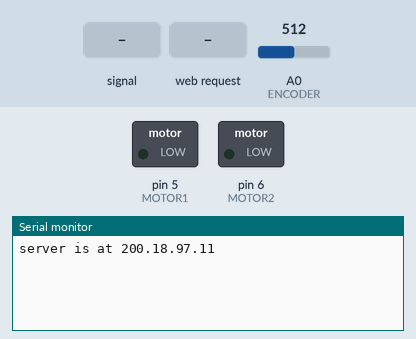
Simulated run of this sketch. Board: Arduino Uno, built with avr-gcc and run on an emulated ATmega328P. On the bench: switched loads named in the sketch (green lamp = pin HIGH), the last lines printed to the serial monitor. Inputs (shaded band) come from the test bench; at power-on: A0 (ENCODER) = 512. WiFi joins after 1.5 s; servers stay silent unless stated.

Above: at 1.25 s.
1.3 s: A0 (ENCODER) fed a 200 Hz sine of ±81 counts around its level
2.8 s: HTTP request GET /pid_slow received
At 4.0 s:
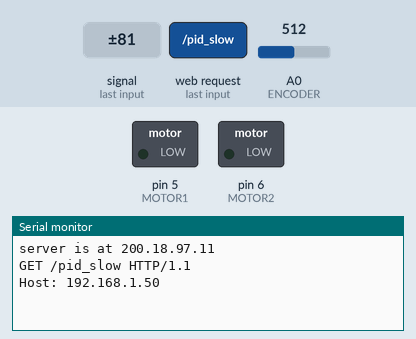
4.3 s: HTTP request GET /pid_medium received
At 5.3 s:
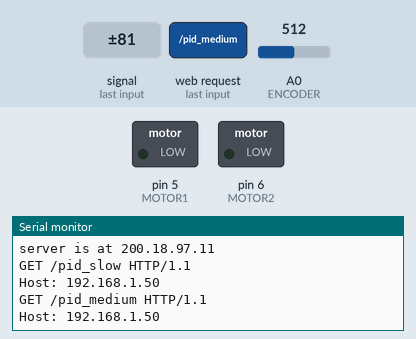
5.8 s: HTTP request GET /pid_fast received
At 6.4 s:
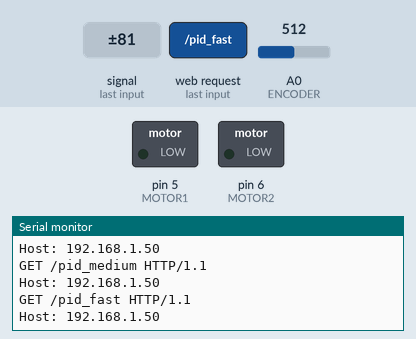

The sketch:

class5.ino
```cpp
/*
  Web Server
 A simple web server that shows the value of the analog input pins.
 using an Arduino Wiznet Ethernet shield.
 Circuit:
 * Ethernet shield attached to pins 10, 11, 12, 13
 * Analog inputs attached to pins A0 through A5 (optional)
 created 18 Dec 2009
 by David A. Mellis
 modified 9 Apr 2012
 by Tom Igoe
 modified 02 Sept 2015
 by Arturo Guadalupi
 Besides that, this project was modified by Matheus Vrech and Bruna Zamith for university classes purpose, enjoy it
 */

/*
 * Libraries and Definitions
 *****************************************************/
#include <SPI.h>
#include <Ethernet.h>
#include <Wire.h>

/*
 * Ethernet Configuration
 *****************************************************/
byte mac[] = {
  0xDE, 0xAD, 0xBE, 0xEF, 0xFE, 0xED
};

IPAddress ip(200, 18, 97, 11);
EthernetServer server(80);

/*
 * Motor Configuration
 *****************************************************/
#define MOTOR1 5
#define MOTOR2 6
#define ENCODER A0

/*
 * Variaveis Gerais
 *****************************************************/
int _direction = 1,
    _speed = 0,
    _selectSpeed = 0,
    _sensorSpeed = 0,
    _time = 0,
    _error, _prevError,
    KP = 1,
    KI = 1,
    KD = 1,
    _integral, _derivada;

/*
 * Setup
 *****************************************************/
void setup() {
  Serial.begin(9600);
  while (!Serial) {}
  Ethernet.begin(mac, ip);
  server.begin();
  Serial.print("server is at ");
  Serial.println(Ethernet.localIP());

  pinMode(MOTOR1, OUTPUT);
  pinMode(MOTOR2, OUTPUT);
}

/*
 * Loop
 *****************************************************/
void loop() {
  _time = millis();

  EthernetClient client = server.available();
  /* Get the http packet */
  String readString;
  if (client) {
    boolean currentLineIsBlank = true;
    while (client.connected()) {
      if (client.available()) {
        char c = client.read();

         Serial.write(c);

        /* Store the entire packet */
        if (readString.length() < 100) {
          readString += c;
        }

        /* Receive GET commands */
        /* working with our motor right now */
        else if (readString.indexOf("pid_slow") > 0) {
          _selectSpeed = 160;
          client.println("HTTP/1.1 200 OK");
          break;
        }
        else if (readString.indexOf("pid_medium") > 0) {
          _selectSpeed = 200;
          client.println("HTTP/1.1 200 OK");
          break;
        }
        else if (readString.indexOf("pid_fast") > 0) {
          _selectSpeed = 255;
          client.println("HTTP/1.1 200 OK");
          break;
        }
        else if (readString.indexOf("pid_stop") > 0) {
          _selectSpeed = 0;
          client.println("HTTP/1.1 200 OK");
          break;
        }
        else if (readString.indexOf("pid_reverse") > 0) {
          _direction = _direction ? -1 : 1;
          client.println("HTTP/1.1 200 OK");
          break;
        }
        /* end of motor functions */
        if (c == '\n' && currentLineIsBlank) {
          client.println("HTTP/1.1 200 OK");
          client.println("Content-Type: text/html");
          client.println("Connection: keep-alive");
          //client.println("Refresh: 5");  // refresh the page automatically every 5 sec
          client.println();
          client.println("<!DOCTYPE HTML>");
          client.println("<html>");
          client.println("<head></head>");
          /* easter egg for ninjas */
          client.println("<body>i'm a happy arduino, and you found my easter egg!<br>curiosity will kill you anyway.</body>");
          client.println("</html>");
        }
        if (c == '\n') {
          currentLineIsBlank = true;
        } else if (c != '\r') {
          currentLineIsBlank = false;
        }
      }
    }

    /* wait for something: nothing at all*/
    delay(1);
    //client.stop();
    //Serial.println("client disconnected");
  }
  _sensorSpeed = analogRead(ENCODER);
  _sensorSpeed = map(_sensorSpeed, 0, 45, 0, 255);
  _prevError = _error;
  _error = _speed - _sensorSpeed;
  _integral = _integral + (_error*_time);
  _derivada = (_error - _prevError)/_time;
  KP = _error*KP;
  KI = KI*_integral;
  KD = KD*_derivada;
  _speed = _selectSpeed + KP + KI + KD;
    if(_direction == 1){
    analogWrite(MOTOR1,_speed);
    analogWrite(MOTOR2,0);
  }
  else if(_direction == -1){
    analogWrite(MOTOR1,0);
    analogWrite(MOTOR2,_speed);
  }

  _time = millis() - _time;
}
```

Measured:
- after the input at 2.8 s, the serial monitor: prints a new line at once (image 1)
- after the input at 4.3 s, the serial monitor: prints a new line at once (image 2)
- after the input at 5.8 s, the serial monitor: prints a new line at once (image 3)
